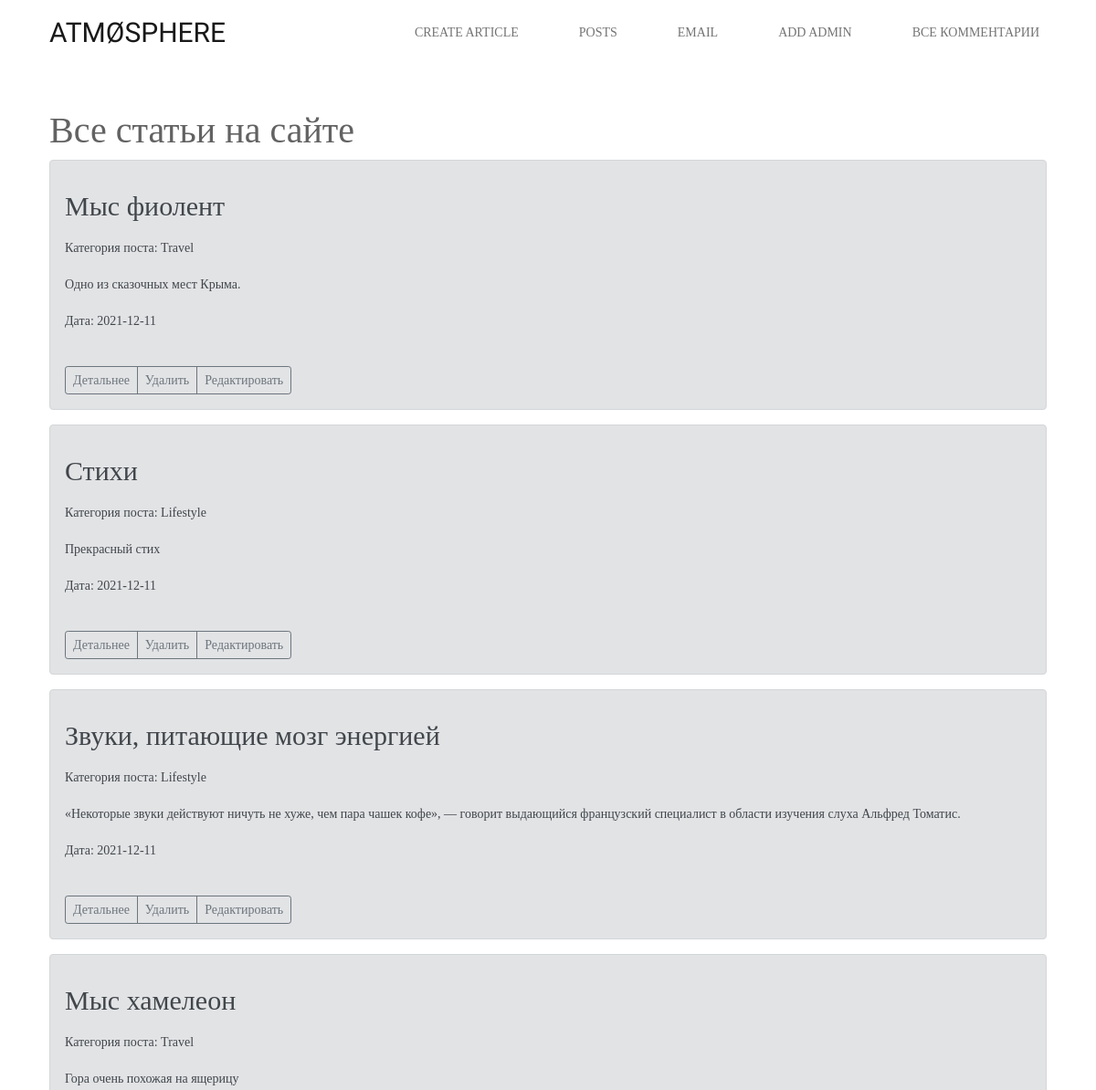
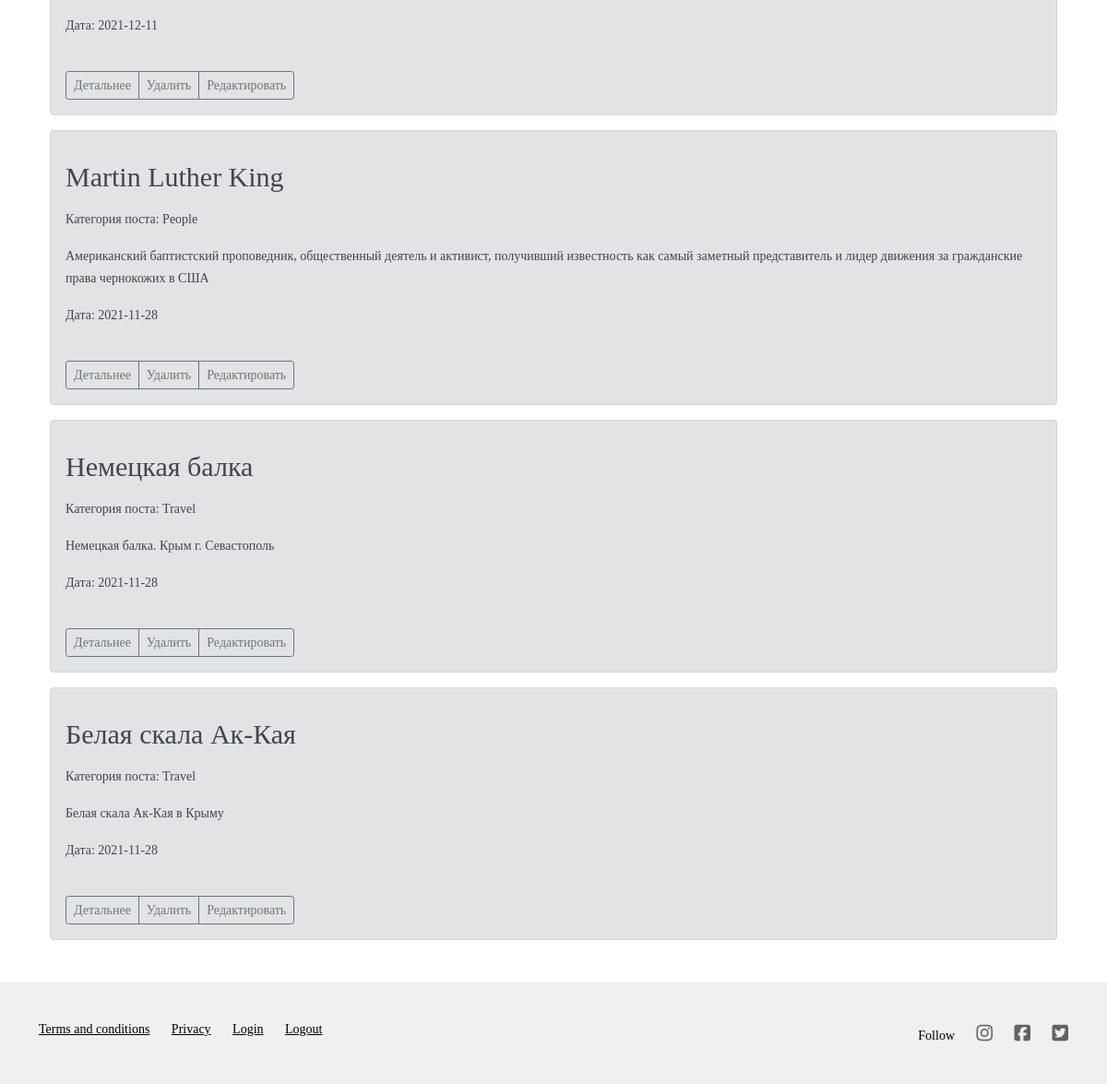
/posts (signed in), run on the app's committed database (2 pictures, top to bottom).
### app.py (models this page shows, shortened)
class Article(db.Model):
    id = db.Column(db.Integer, primary_key=True)
    post_category = db.Column(db.String(30), nullable=False)
    name_img = db.Column(db.String(70), nullable=False)
    post_title = db.Column(db.String(100), nullable=False)
    card_text = db.Column(db.Text(), nullable=False)
    post_text = db.Column(db.Text(), nullable=False)
    date = db.Column(db.DateTime, default=datetime.utcnow)

### app.py (the view)
@app.route('/posts')
@login_required
def posts():
    articles = Article.query.order_by(Article.date.desc()).all()
    return render_template('posts.html', articles=articles)

### app.py (called while the page is built)
@login_manager.user_loader
def load_user(user_id):
    return User.query.get(user_id)

### templates/posts.html (shortened to what this page needs)
{% extends 'base_admin.html' %}
{% block div %}
<div class="container mt-5 create_article">
    <h1>Все статьи на сайте</h1>
    {% if articles|length>0 %}
        {% for el in articles %}
        <div class="alert alert-secondary">
            <h2>{{el.post_title}}</h2>
            <p>Категория поста: {{el.post_category}}</p>
            <p>{{el.card_text}}</p>
            <p>Дата: {{el.date.date()}}</p>
            <br>
            <div class="btn-group btn-group-sm" role="group" aria-label="Basic outlined example" float="right">
                <a href="/posts/{{ el.id }}" class="btn btn-outline-secondary">Детальнее</a>
                <a href="/posts/{{ el.id }}/delete"  class="btn btn-outline-secondary">Удалить</a>
                <a href="/posts/{{ el.id }}/update"  class="btn btn-outline-secondary">Редактировать</a>
            </div>
        </div>
        {% endfor %}
    {% else %}
    <p>У нас еще нет статей на сайте</p>
    {% endif %}
</div>
{%endblock%}

### static/css/style.css (style rules this page uses)
body { min-width: 320px; font-size: 14px; font-family: 'Playfair Display', serif; color: #626262; }
a { color: #b4ad9e; }
p { line-height: 1.5rem; }
h2, h3 { margin: 1rem 0; font-size: 30px; }
.create_article { padding-bottom: 30px; }

### data on the page
Article: post_title "Мыс фиолент", post_category "Travel", card_text "Одно из сказочных мест Крыма.", date "2021-12-11"
Article: post_title "Стихи", post_category "Lifestyle", card_text "Прекрасный стих", date "2021-12-11"
Article: post_title "Звуки, питающие мозг энергией", post_category "Lifestyle", card_text "«Некоторые звуки действуют ничуть не хуже, чем пара чашек кофе», — говорит выдающийся французский специалист в области изучения слуха Альфред Томатис.", date "2021-12-11"
Article: post_title "Мыс хамелеон", post_category "Travel", card_text "Гора очень похожая на ящерицу", date "2021-12-11"
Article: post_title "Martin Luther King", post_category "People", card_text "Американский баптистский проповедник, общественный деятель и активист, получивший известность как самый заметный представитель и лидер движения за гражданские права чернокожих в США", date "2021-11-28"
Article: post_title "Немецкая балка", post_category "Travel", card_text "Немецкая балка. Крым г. Севастополь", date "2021-11-28"
Article: post_title "Белая скала Ак-Кая", post_category "Travel", card_text "Белая скала Ак-Кая в Крыму", date "2021-11-28"
